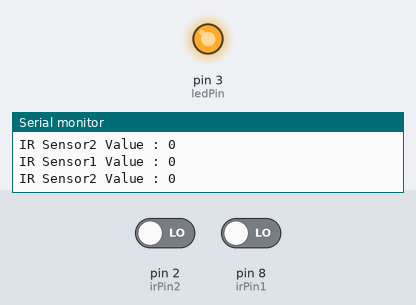
Bench run of a sketch on a simulated Arduino Uno, built with avr-gcc and run on an emulated ATmega328P. On the bench: output pins drawn as LEDs (lit = HIGH), the last lines printed to the serial monitor. The test bench sets the inputs (shaded band); at power-on: pin 2 (irPin2) LOW, pin 8 (irPin1) LOW.

Above: at 1.4 s.
1.5 s: pin 2 (irPin2) driven HIGH and pin 8 (irPin1) driven HIGH
At 2.1 s:
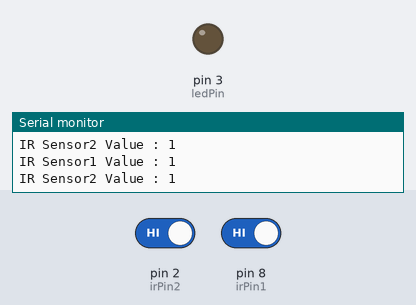
Timing chart, 0 to 4.5 s (numbered marks = the images above; inputs shaded):
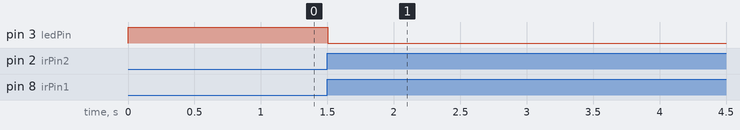

The sketch:

Two_IR_Sensor.ino
```cpp
int ledPin = 3;
int irPin1 = 8;
int irPin2 = 2;
int sensorVal1;
int sensorVal2;

void setup() {
  // put your setup code here, to run once:
  pinMode(ledPin,OUTPUT);
  pinMode(irPin1,INPUT);
  pinMode(irPin2,INPUT);
  Serial.begin(9600);
  digitalWrite(irPin1,LOW);
  digitalWrite(irPin2,LOW);
  digitalWrite(ledPin,LOW);
}

void loop() {
  // put your main code here, to run repeatedly:
  sensorVal1 = digitalRead(irPin1);
  sensorVal2 = digitalRead(irPin2);
  Serial.print("IR Sensor1 Value : ");
  Serial.println(sensorVal1);
  Serial.print("IR Sensor2 Value : ");
  Serial.println(sensorVal2);

  if(sensorVal1 == 1 && sensorVal2 == 1)   //no object detected
  {
    digitalWrite(ledPin, LOW);
  }
  if (sensorVal1 == 0 && sensorVal2 == 0)   //object detected
  {
    digitalWrite(ledPin, HIGH);
  }
  delay(300);
}
```

Measured:
- after the input at 1.5 s, pin 3 (ledPin): HIGH → LOW at once
